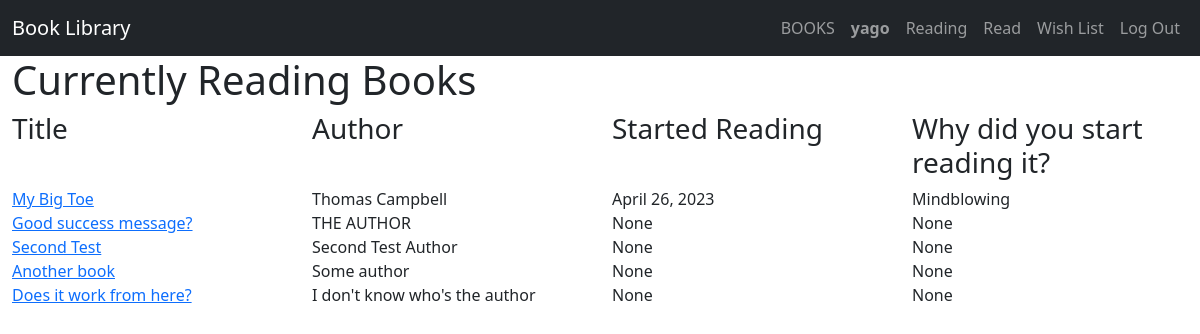
Before: /reading/ (signed in) with the older database file.
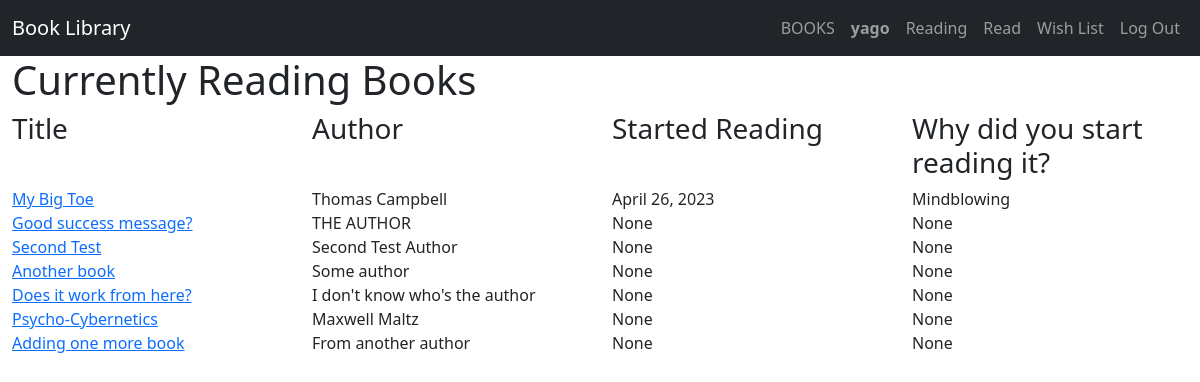
After: the same page with the newer database file.
### book_library/models.py (models this page shows, shortened)
class User(AbstractUser):
    pass

class Reading(models.Model):
    user = models.ForeignKey(User, blank=False, null=False, on_delete=models.CASCADE, related_name="reading_user")
    book = models.ForeignKey(Book, blank=False, null=False, on_delete=models.CASCADE, related_name="reading_book")
    why = models.TextField(blank=True, null=True, max_length=1024)
    started_reading = models.DateField(blank=True, null=True)
    recommend = models.BooleanField(blank=True, null=True)
    class Meta:
        constraints = [
            models.UniqueConstraint(fields=['user', 'book'], name='one why per user/book reading')
        ]

class Book(models.Model):
    title = models.CharField(max_length=255)
    author = models.CharField(max_length=128)
    class Genre(models.IntegerChoices):
        SELF_IMPROVEMENT = 1
        BIOGRAPHY = 2
        ECONOMY = 3
        FICTION = 4
        SCIENCE = 5
        MINDSET = 6
        OTHER = 7
    genre = models.IntegerField(choices=Genre.choices)
    class Meta:
        constraints = [
            models.UniqueConstraint(fields=['title', 'author'], name='one unique title per author')
        ]

### book_library/views.py (the view)
# urls.py: path("reading/", views.reading, name="reading"),
def reading(request):
    if request.user.is_authenticated:
        reading_objects = Reading.objects.filter(user=request.user)
        context = {"reading_objects": reading_objects}
        return render(request, "book_library/reading.html", context)
    else:
        return HttpResponseRedirect(reverse("book_library:login"))

### book_library/templates/book_library/reading.html
{% extends 'book_library/layout.html' %}
{% load static %}
{% block body %}
<div id="reading-view">
    <div class="container-fluid">
        <h1>Currently Reading Books</h1>
    </div>
    <div class="container-fluid">
        <div class="row">
            <div class="col title-col"><h3>Title</h3></div>
            <div class="col author-col"><h3>Author</h3></div>
            <div class="col started-col"><h3>Started Reading</h3></div>
            <div class="col why-col"><h3>Why did you start reading it?</h3></div>
        </div>
        {% for reading_object in reading_objects %}
        <div class="row">
            <div class="col title-col"><a href="{% url 'book_library:detail_view' request.user.id reading_object.book.id %}">{{ reading_object.book.title }}</a></div>
            <div class="col author-col">{{ reading_object.book.author }}</div>
            <div class="col started-col">{{ reading_object.started_reading }}</div>
            <div class="col why-col">{{ reading_object.why }}</div>
        </div>
        {% endfor %}
    </div>
</div>
{% endblock %}

### book_library/templates/book_library/layout.html (shortened to what this page needs)
{% load static %}
<!DOCTYPE html>
<html lang="en">
    <head>
        <link href="https://cdn.jsdelivr.net/npm/bootstrap@5.3.0-alpha3/dist/css/bootstrap.min.css" rel="stylesheet">
        <link href="{% static 'book_library/style.css' %}" rel="stylesheet">
    </head>
    <body>
            <nav class="navbar navbar-expand-lg navbar-dark bg-dark">
                <div class="container-fluid">
                    <a class="navbar-brand" href="#">Book Library</a>
                    <div>
                        <ul class="navbar-nav mr-auto">
                            <li class="nav-item">
                                <a class="nav-link" href="{% url 'book_library:my_books' %}">BOOKS</a>
                            </li>
                            {% if request.user.is_authenticated %}
                                <li class="nav-item">
                                    <a class="nav-link" href="#"><strong>{{ request.user }}</strong></a>
                                </li>
                            {% endif %}
                            <li class="nav-item">
                                <a class="nav-link" href="{% url 'book_library:reading' %}">Reading</a>
                            </li>
                            <li class="nav-item">
                                <a class="nav-link" href="{% url 'book_library:read' %}">Read</a>
                            </li>
                            <li class="nav-item">
                                <a class="nav-link" href="{% url 'book_library:wish' %}">Wish List</a>
                            </li>
                            {% if request.user.is_authenticated %}
                            <li class="nav-item">
                                <a class="nav-link" href="{% url 'book_library:logout' %}">Log Out</a>
                            </li>
                            {% endif %}
                        </ul>
                    </div>
                </div>
            </nav>
        <div class="body">
            {% block body %}
            {% endblock %}
        </div>
    </body>
</html>

Changed rows visible on the page:
added Reading: book "Psycho-Cybernetics", book.author "Maxwell Maltz", started_reading "None", why "None"
added Reading: book "Adding one more book", book.author "From another author", started_reading "None", why "None"
